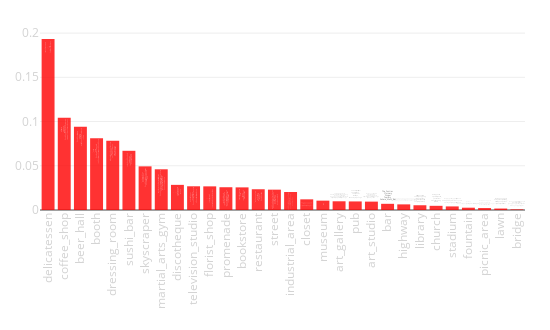

The code cell stored with this chart in its notebook:
### Code cell
tags_rate(city_data)

### Figure 1 — Plotly figure (JSON) as saved in the notebook; plotly's stock layout.template omitted (floating-point values rounded to 4 significant figures)
{"data": [{"hoverinfo": "y+text", "marker": {"color": "red"}, "opacity": 0.8, "text": ["Campers_Quarry_Bay<br>Q1_<br>_<br>_<br>OVOCafe_Central", "Coffee_Roastery_Lab_by_18Grams<br>Omotesando_Koffee_Hong_Kong<br>CoCo_Espresso<br>Kaffeine<br>Barista_Jam", "Ginger<br>Quarry_Bay_Hongkong_Island<br>Iberico_Co_<br>FRITES<br>Brotzeit_Hong_Kong", "_<br>Hong_Kong_Exhibition_Centre_Wan_Chai<br>_Broadway_Kwai_Fong<br>MCL_<br>MCL_", "Little_DOT_Vintage<br>FreedomTattoo<br>Causeway_Place_1_167_<br>The_Capital_<br>Novelty_Lane_noveltylane_com", "_Enmaru_Izakaya_<br>The_Drunken_Pot_<br>ZUSHI_ANA_<br>_da_hong_pao_hotpot<br>_", "_360_<br>Hong_Kong_Victoria_Peak<br>Victoria_Peak_Top_Of_Hong_Kong<br>Lugard_Road<br>Sky_Terrace_428_", "Anurati_Cindy_Leung<br>Pure_Fitness_Kinwick_Centre<br>Fitness_First_Platinum_Tower_535<br>Madame_Tussauds_Victoria_Peak_Hongkong<br>Fitness_First_Platinum_Hopewell_Centre", "Ophelia<br>The_Pontiac<br>MAISON_EIGHT<br>_<br>_", "Peel_Fresco_Music_Lounge<br>_<br>Madam_Tussauds_Hongkong<br>Caf_Hillywood<br>1563_at_the_East", "Flori_flower_Korean_cafe_restaurant<br>_<br>_Flower_Market<br>_<br>_", "Victoria_Harbour<br>Tsim_Sha_Tsui_Promenade<br>Avenue_Of_Stars_Tsim_Sha_Tsui<br>Kowloon_City_Ferry_Pier<br>Quarry_Bay_Park", "Eslite_bookstore_<br>_Fook_Le_Model<br>Toolss<br>MCL_<br>Montane_Mansion", "Pici_Hong_Kong<br>Sabatini<br>Bakehouse<br>Chilli_Fagara<br>Greyhound_Cafe_", "_Hollywood_Road<br>Granville_Road<br>Lockhart_Road<br>Soho_Central_Hongkong<br>Kwum_Yam_Temple_Hung_Hom", "Lugard_Road<br>_<br>Hong_Kong_Victoria_Peak<br>Garden_Hill<br>Victoria_Peak_Top_Of_Hong_Kong", "Kwai_Chung_Plaza<br>Little_DOT_Vintage<br>_<br>Midwest_Vintage<br>Hung_Hom_Hong_Kong", "_Hong_Kong_Heritage_Museum<br>_Thaimerder<br>Comix_Home_Base_<br>Bibo<br>Hong_Kong_China_International_Tattoo_Convention", "Comix_Home_Base_<br>Affordable_Art_Fair_Hong_Kong<br>Galaxy_Tattoo_HK<br>_Hong_Kong_Heritage_Museum<br>Art_Basel_HK_Collectors_Lounge", "Sahara_Mezz_Bar<br>The_Old_Man<br>The_Woods<br>Iberico_Co_<br>Mahalo_Tiki_Lounge", "Galaxy_Tattoo_HK<br>Uma_Nota_HK<br>Comix_Home_Base_<br>Art_Basel_HK_Collectors_Lounge<br>_MOFO_Tattoo", "The_Pontiac<br>Quinary<br>Ginger<br>Topiary<br>Sahara_Mezz_Bar", "_<br>Cemoro_Sewu_Sarangan_Gunung_Lawu<br>_<br>Hong_Hum_Train_Station_Hong_Kong<br>Hong_Kong_Convention_Exhibition_Centre_", "Eslite_bookstore_<br>SCAD_Hong_Kong<br>Graham_Street<br>_Polytechnic_University<br>TC2_cafe_workshop", "Rosary_Church<br>St_Teresas_Church_<br>_Thaimerder<br>Amour_Wedding<br>JUNON_", "Happy_Valley_Sports_Ground<br>_<br>HONG_KONG_FOOTBALL_CLUB<br>_<br>Sham_Shui_Po_Sports_Ground", "_<br>_Neway<br>_<br>Windows_Of_The_World_Shenzhen_China<br>_TST_East", "Nam_Cheong_Park<br>_<br>Kowloon_Tsai_Park<br>Bruce_Lee_Statue_Kowloon_Hong_Kong<br>Harbourfront_Horizon", "Nam_Cheong_Park<br>Zero_Carbon_Building_<br>Victoria_Peak_Garden<br>Grand_Waterfront<br>_", "Avenue_Of_Stars_Tsim_Sha_Tsui<br>Grand_Waterfront<br>_Hong_Kong_Heritage_Museum<br>_<br>Kwun_Tong_Ferry_Pier"], "type": "bar", "uid": "ec3dbb22-58aa-11e9-9abd-3c15c2cf2370", "x": ["delicatessen", "coffee_shop", "beer_hall", "booth", "dressing_room", "sushi_bar", "skyscraper", "martial_arts_gym", "discotheque", "television_studio", "florist_shop", "promenade", "bookstore", "restaurant", "street", "industrial_area", "closet", "museum", "art_gallery", "pub", "art_studio", "bar", "highway", "library", "church", "stadium", "fountain", "picnic_area", "lawn", "bridge"], "y": [0.1933, 0.1042, 0.09421, 0.08124, 0.07822, 0.06694, 0.04934, 0.04604, 0.02843, 0.02682, 0.02673, 0.02575, 0.02559, 0.02346, 0.02301, 0.02032, 0.01206, 0.01057, 0.009861, 0.009694, 0.009477, 0.007, 0.006362, 0.005367, 0.004721, 0.004055, 0.002596, 0.002208, 0.001647, 0.0007105]}], "layout": {"height": 330, "margin": {"b": 120, "l": 40, "r": 25, "t": 30}, "showlegend": false, "width": 550, "xaxis": {"tickangle": -90, "tickfont": {"color": "lightgrey", "size": 11.5}}, "xaxis2": {"tickangle": -90, "tickfont": {"color": "lightgrey", "size": 11.5}}, "yaxis": {"tickfont": {"color": "lightgrey", "size": 11.5}}, "yaxis2": {"tickfont": {"color": "lightgrey", "size": 11.5}}}}
